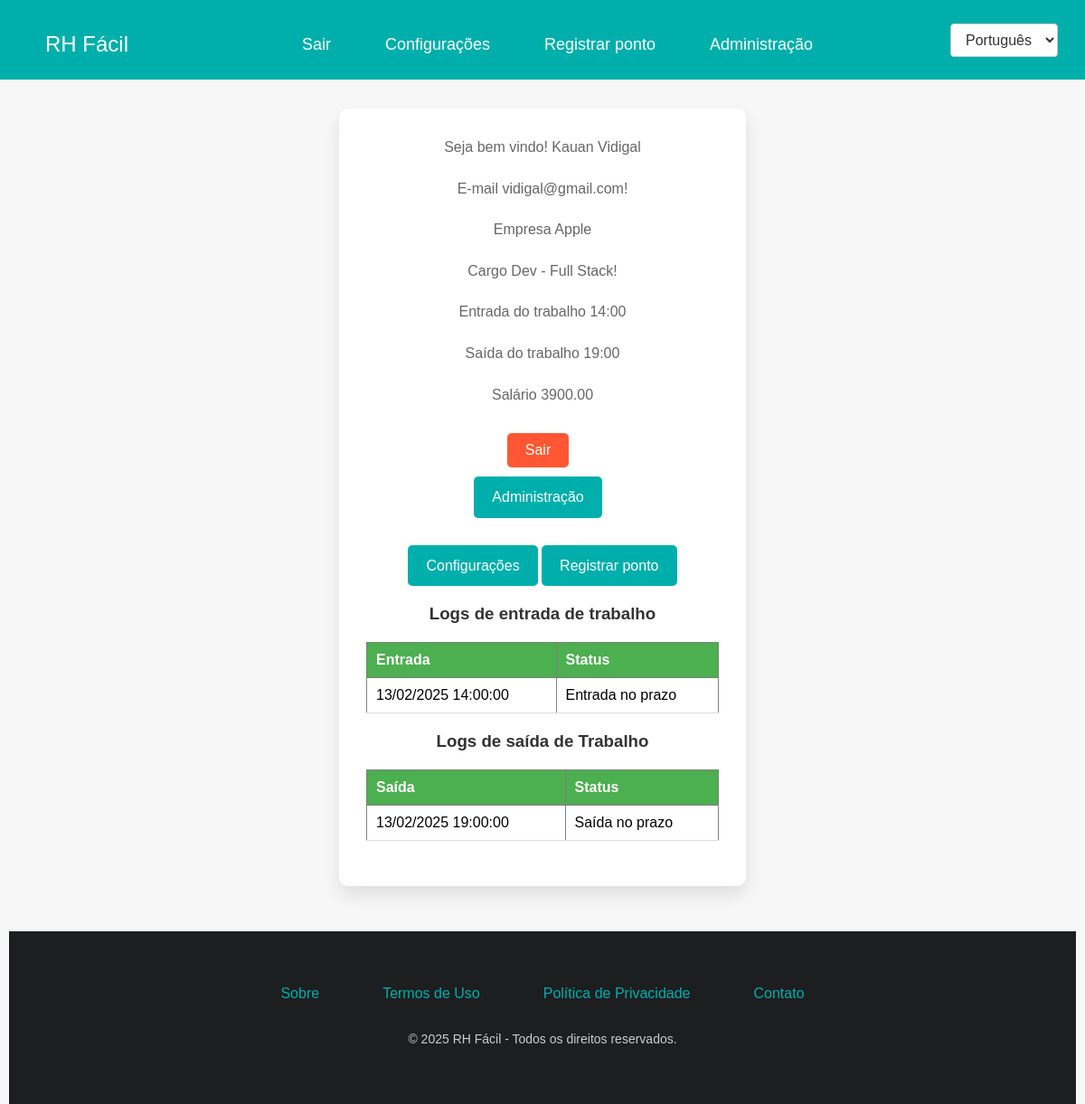
Screenshot of /index.php (signed in) with the database file from the repository.
### tables this page shows
CREATE TABLE `users`  (
  `id` int NOT NULL AUTO_INCREMENT,
  `username` varchar(50) NOT NULL,
  `email` varchar(100) NOT NULL,
  `password` varchar(255) NOT NULL,
  `cpf` varchar(14) NOT NULL,
  `rg` varchar(20) NOT NULL,
  `lang` varchar(50) NULL DEFAULT NULL,
  `role` varchar(50) NULL DEFAULT 'user',
  `business` varchar(100) NULL DEFAULT NULL,
  `is_an_admin` tinyint(1) NULL DEFAULT 0,
  `salary` decimal(10, 2) NULL DEFAULT NULL,
  `period` varchar(50) NULL DEFAULT NULL,
  `work_entry` time NULL DEFAULT NULL,
  `work_exit` time NULL DEFAULT NULL,
  `approved_account` tinyint(1) NULL DEFAULT 0,
  `created_at` timestamp NULL DEFAULT CURRENT_TIMESTAMP,
  PRIMARY KEY (`id`) USING BTREE,
  UNIQUE INDEX `email`(`email` ASC) USING BTREE,
  UNIQUE INDEX `cpf`(`cpf` ASC) USING BTREE,
  UNIQUE INDEX `rg`(`rg` ASC) USING BTREE
);

CREATE TABLE `confirm_point_entry`  (
  `id` int NOT NULL AUTO_INCREMENT,
  `user_id` int NOT NULL,
  `username` varchar(50) NOT NULL,
  `email` varchar(100) NOT NULL,
  `password` varchar(255) NOT NULL,
  `cpf` varchar(14) NOT NULL,
  `rg` varchar(20) NOT NULL,
  `lang` varchar(50) NULL DEFAULT NULL,
  `role` varchar(50) NULL DEFAULT 'user',
  `business` varchar(100) NULL DEFAULT NULL,
  `is_an_admin` tinyint(1) NULL DEFAULT 0,
  `salary` decimal(10, 2) NULL DEFAULT NULL,
  `period` varchar(50) NULL DEFAULT NULL,
  `work_entry` datetime NULL DEFAULT NULL,
  `status` varchar(100) NULL DEFAULT NULL,
  PRIMARY KEY (`id`) USING BTREE,
  INDEX `user_id`(`user_id` ASC) USING BTREE,
  CONSTRAINT `confirm_point_entry_code` FOREIGN KEY (`user_id`) REFERENCES `users` (`id`) ON DELETE RESTRICT ON UPDATE RESTRICT
);

CREATE TABLE `confirm_point_exit`  (
  `id` int NOT NULL AUTO_INCREMENT,
  `user_id` int NOT NULL,
  `username` varchar(50) NOT NULL,
  `email` varchar(100) NOT NULL,
  `password` varchar(255) NOT NULL,
  `cpf` varchar(14) NOT NULL,
  `rg` varchar(20) NOT NULL,
  `lang` varchar(50) NULL DEFAULT NULL,
  `role` varchar(50) NULL DEFAULT 'user',
  `business` varchar(100) NULL DEFAULT NULL,
  `is_an_admin` tinyint(1) NULL DEFAULT 0,
  `salary` decimal(10, 2) NULL DEFAULT NULL,
  `period` varchar(50) NULL DEFAULT NULL,
  `work_exit` datetime NULL DEFAULT NULL,
  `status` varchar(100) NULL DEFAULT NULL,
  PRIMARY KEY (`id`) USING BTREE,
  INDEX `user_id`(`user_id` ASC) USING BTREE,
  CONSTRAINT `confirm_point_exit_code` FOREIGN KEY (`user_id`) REFERENCES `users` (`id`) ON DELETE RESTRICT ON UPDATE RESTRICT
);

### classes/Language.php (called while the page is built, shortened)
<?php
class Language
{
    private $translations = [];
    private $lang;
    public function __construct($lang = null)
    {
        $lang = $lang ?: (isset($_SESSION['lang']) ? $_SESSION['lang'] : $this->getDefaultLang());
        $this->lang = $lang;
    }
    private function getDefaultLang()
    {
        $config = json_decode(file_get_contents(__DIR__ . '/../data/config-global.json'), true);
        return isset($config['lang-default']) ? $config['lang-default'] : 'pt';
    }
    private function loadLanguageFile()
    {
        $filePath = __DIR__ . '/../data/lang/lang_' . $this->lang . '.json';
        if (file_exists($filePath)) {
            $this->translations = json_decode(file_get_contents($filePath), true);
        } else {
            $this->translations = json_decode(file_get_contents(__DIR__ . '/../data/lang/lang_pt.json'), true);
        }
    }
    public function get($key)
    {
        return isset($this->translations[$key]) ? $this->translations[$key] : $key;
    }
    public function getLang()
    {
        return $this->lang;
    }
}
?>

### classes/Session.php (called while the page is built, shortened)
<?php
class Session
{
    public function isLoggedIn()
    {
        return isset($_SESSION['user_id']);
    }
}
?>

### classes/User.php (called while the page is built, shortened)
<?php
require_once 'Database.php';
class User
{
    protected $db;
    public function __construct()
    {
        $this->db = new Database();
    }
    public function getUserData($userId)
    {
        $sql = "SELECT id, username, email, role, business, salary, cpf, rg, work_entry, work_exit, period
            FROM users
            WHERE id = :id";
        $stmt = $this->db->getConnection()->prepare($sql);
        $stmt->bindParam(':id', $userId);
        $stmt->execute();
        $userData = $stmt->fetch(PDO::FETCH_ASSOC);
        return $userData ? $userData : false;
    }
    public function getWorkLogsByUserEntry($userId)
    {
        $sql = "SELECT work_entry, status FROM confirm_point_entry WHERE user_id = :user_id ORDER BY work_entry DESC";
        $stmt = $this->db->getConnection()->prepare($sql);
        $stmt->bindParam(':user_id', $userId);
        $stmt->execute();
        $logsEntry = $stmt->fetchAll(PDO::FETCH_ASSOC);
        return $logsEntry ? $logsEntry : [];
    }
    public function getWorkLogsByUserExit($userId)
    {
        $sql = "SELECT work_exit, status FROM confirm_point_exit WHERE user_id = :user_id ORDER BY work_exit DESC";
        $stmt = $this->db->getConnection()->prepare($sql);
        $stmt->bindParam(':user_id', $userId);
        $stmt->execute();
        $logsExit = $stmt->fetchAll(PDO::FETCH_ASSOC);
        return $logsExit ? $logsExit : [];
    }
    public function isAccountApprovedAccount($userId)
    {
        $checkSql = "SELECT approved_account FROM users WHERE id = :id";
        $checkStmt = $this->db->getConnection()->prepare($checkSql);
        $checkStmt->bindParam(':id', $userId);
        $checkStmt->execute();
        if ($checkStmt->rowCount() > 0) {
            $user = $checkStmt->fetch(PDO::FETCH_ASSOC);
            return $user['approved_account'] == 1;
        } else {
            return false;
        }
    }
}
?>

### classes/Database.php (called while the page is built)
<?php
class Database
{
    private $pdo;
    public function __construct()
    {
        global $pdo;
        $this->pdo = $pdo;
    }
    public function getConnection()
    {
        return $this->pdo;
    }
}
?>

### classes/UserAdmin.php (called while the page is built, shortened)
<?php
class UserAdmin extends User
{
    public function isAccountAnAdmin($userId)
    {
        $checkSql = "SELECT is_an_admin FROM users WHERE id = :id";
        $checkStmt = $this->db->getConnection()->prepare($checkSql);
        $checkStmt->bindParam(':id', $userId);
        $checkStmt->execute();
        if ($checkStmt->rowCount() > 0) {
            $user = $checkStmt->fetch(PDO::FETCH_ASSOC);
            return $user['is_an_admin'] == 1;
        } else {
            return false;
        }
    }
}

### me/home.php (the view, shortened to what this page needs)
<?php
$user = new User();
$userAdmin = new UserAdmin();
$userId = $_SESSION['user_id'];
if (!$user->isAccountApprovedAccount($userId)) {
    header("Location: verifyaccount.php");
}
$userData = $user->getUserData($userId);
$language = new Language();
$username = htmlspecialchars($userData['username']);
$email = htmlspecialchars($userData['email']);
$role = htmlspecialchars($userData['role']);
$business = htmlspecialchars($userData['business']);
$salary = htmlspecialchars($userData['salary']);
$logsEntry = $user->getWorkLogsByUserEntry($userId);
$logsExit = $user->getWorkLogsByUserExit($userId);
?>
<p><?= $language->get('welcome_message'); ?> <?php echo $username; ?></p>
<p><?= $language->get('page-input-email'); ?>   <?php echo $email; ?>!</p>
<p><?= $language->get('page-input-business'); ?> <?php echo $business; ?></p>
<p><?= $language->get('page-input-role'); ?>   <?php echo $role; ?>!</p>
<p><?= $language->get('page-input-work-entry'); ?> <?php echo date('H:i', strtotime($userData['work_entry'])); ?></p>
<p><?= $language->get('page-input-work-exit'); ?> <?php echo date('H:i', strtotime($userData['work_exit'])); ?></p>
<?php if ($salary): ?>
    <p><?= $language->get('page-input-salary'); ?> <?php echo $salary; ?></p>
<?php else: ?>
    <p style="color: black;"><?= $language->get('page-input-not-salary'); ?></p>
<?php endif; ?>
<a href="me/logout.php" class="btn-logout"
   style="display: inline-block; margin-right: 10px;"><?= $language->get('text-logout'); ?></a>
<p>
    <?php if ($userAdmin->isAccountAnAdmin($userId)): ?>
    <a href="me/panel.php" class="btn-action"
       style="display: inline-block; margin-right: 10px;"><?= $language->get('text-admin'); ?></a>
<p>
    <?php endif; ?>
    <a href="me/settings.php" class="btn-action"
       style="display: inline-block;"><?= $language->get('page-text-settings'); ?></a>
    <a href="me/workhistory.php" class="btn-action"
       style="display: inline-block;"><?= $language->get('page-text-workhistory'); ?></a>
</p>
<h3><?= $language->get('page-text-work-logs-entry'); ?></h3>
<table border="1" cellpadding="10" cellspacing="0">
    <thead>
    <tr>
        <th><?= $language->get('page-text-work-entry'); ?></th>
        <th><?= $language->get('page-text-status'); ?></th>
    </tr>
    </thead>
    <tbody>
    <?php if ($logsEntry): ?>
        <?php foreach ($logsEntry as $log): ?>
            <tr>
                <td><?= (new DateTime($log['work_entry']))->format('d/m/Y H:i:s'); ?></td>
                <td><?= htmlspecialchars($log['status']); ?></td>
            </tr>
        <?php endforeach; ?>
    <?php else: ?>
        <tr>
            <td colspan="2"><?= $language->get('page-text-not-logs-entry'); ?></td>
        </tr>
    <?php endif; ?>
    </tbody>
</table>
<h3><?= $language->get('page-text-work-logs-exit'); ?></h3>
<table border="1" cellpadding="10" cellspacing="0">
    <thead>
    <tr>
        <th><?= $language->get('page-text-work-exit'); ?></th>
        <th><?= $language->get('page-text-status'); ?></th>
    </tr>
    </thead>
    <tbody>
    <?php if ($logsExit): ?>
        <?php foreach ($logsExit as $log): ?>
            <tr>
                <td><?= (new DateTime($log['work_exit']))->format('d/m/Y H:i:s'); ?></td>
                <td><?= htmlspecialchars($log['status']); ?></td>
            </tr>
        <?php endforeach; ?>
    <?php else: ?>
        <tr>
            <td colspan="2"><?= $language->get('page-text-not-logs-exit'); ?></td>
        </tr>
    <?php endif; ?>
    </tbody>
</table>

### me/header.php (shortened to what this page needs)
<?php
$language = new Language();
$lang = $language->getLang();
$session = new Session();
$userAdmin = new UserAdmin();
$userId = $_SESSION['user_id'];
?>
<header>
    <div class="logo">
        <a href="index.php"><?= $language->get('website-name'); ?></a>
    </div>
    <nav>
        <ul>
            <?php if ($session->isLoggedIn()): ?>
                <li><a href="logout.php"><?= $language->get('logout'); ?></a></li>
                <li><a href="me/settings.php"><?= $language->get('page-text-settings'); ?></a></li>
                <li><a href="me/workhistory.php"><?= $language->get('page-text-workhistory'); ?></a></li>
                <?php if ($userAdmin->isAccountAnAdmin($userId)): ?>
                    <li><a href="me/panel.php"><?= $language->get('text-admin'); ?></a></li>
                <?php endif; ?>
            <?php else: ?>
                <li><a href="login.php"><?= $language->get('login'); ?></a></li>
                <li><a href="index.php"><?= $language->get('home'); ?></a></li>
                <li><a href="register.php"><?= $language->get('register'); ?></a></li>
            <?php endif; ?>
        </ul>
    </nav>
    <div class="language-switcher">
        <form action="" method="GET">
            <select name="lang" id="language-select" onchange="this.form.submit()">
                <option value="pt" <?= $lang == 'pt' ? 'selected' : ''; ?>>
                    <?= $language->get('nav-language')['pt']; ?>
                </option>
            </select>
        </form>
    </div>
</header>
</body>
</html>

### index.php (shortened to what this page needs)
<?php
require_once 'classes/Session.php';
require_once 'classes/User.php';
require_once 'classes/Language.php';
require_once 'classes/UserAdmin.php';
include 'me/header.php';
$session = new Session();
$language = new Language();
$lang = $language->getLang();
?>
<!DOCTYPE html>
<html lang="<?= $lang == 'pt' ? 'pt-br' : 'en' ?>">
<head>
    <link rel="stylesheet" href="styles/footer.css">
    <link rel="stylesheet" href="styles/header.css">
    <link rel="stylesheet" href="styles/index.css">
</head>
<body>
<div class="container">
    <?php if ($session->isLoggedIn()): ?>
        <?php include 'me/home.php'; ?>
    <?php endif; ?>
</div>
<?php include 'me/footer.php'; ?>
</body>
</html>

### me/footer.php
<?php
$language = new Language();
?>
<footer>
    <div class="footer-container">
        <ul>
            <li><a href="<?= $language->get('footer-about-link'); ?>"><?= $language->get('footer-about-text'); ?></a>
            </li>
            <li>
                <a href="<?= $language->get('footer-contact-link'); ?>"><?= $language->get('footer-terms-of-use-text'); ?></a>
            </li>
            <li>
                <a href="<?= $language->get('footer-privacy-policy-link'); ?>"><?= $language->get('footer-privacy-policy-text'); ?></a>
            </li>
            <li>
                <a href="<?= $language->get('footer-contact-link'); ?>"><?= $language->get('footer-contact-text'); ?></a>
            </li>
        </ul>
        <p>&copy; <?php echo date('Y'); ?> <?= $language->get('website-name'); ?>
            - <?= $language->get('footer-text'); ?></p>
    </div>
</footer>
</body>
</html>

### styles/footer.css (style rules this page uses)
footer { background-color: #1C1E20; color: #fff; padding: 40px 20px; text-align: center; width: 100%; margin: 0; position: relative; }
.footer-container { max-width: 1200px; margin: 0 auto; padding: 0 20px; }
.footer-container ul { list-style: none; padding: 0; margin: 0; display: flex; justify-content: center; margin-bottom: 20px; }
.footer-container ul li { margin: 0 15px; }
.footer-container ul li a { text-decoration: none; color: #00AFAB; font-size: 16px; }
.footer-container p { font-size: 14px; color: #ccc; }

### styles/header.css (style rules this page uses)
header { display: flex; justify-content: space-between; align-items: center; background-color: #00AFAB; color: #fff; padding: 15px 30px; position: fixed; width: 100%; top: 0; z-index: 100; }
.logo a { font-size: 24px; text-decoration: none; color: #fff; }
nav ul { list-style: none; display: flex; margin: 0; }
nav ul li { margin-left: 20px; }
nav ul li a { color: #fff; text-decoration: none; font-size: 18px; }
.language-switcher select { background-color: #fff; color: #333; border: 1px solid #ccc; padding: 8px 12px; border-radius: 4px; font-size: 16px; font-family: Arial, sans-serif; cursor: pointer; outline: none; transition: border-color 0.3s; }
.language-switcher select option { background-color: #fff; color: #333; padding: 8px; }
.language-switcher form { display: inline-block; }

### styles/index.css (style rules this page uses)
* { margin: 0; padding: 0; box-sizing: border-box; }
body { font-family: Arial, sans-serif; background-color: #f7f7f7; display: flex; flex-direction: column; justify-content: space-between; align-items: center; min-height: 100vh; padding: 0 10px; }
.container { margin-top: 120px; margin-bottom: 50px; background-color: #fff; color: #333; padding: 30px; border-radius: 10px; box-shadow: 0 10px 20px rgba(0, 0, 0, 0.1); max-width: 450px; width: 100%; text-align: center; transition: all 0.3s ease; flex: 1; }
p { font-size: 16px; margin-bottom: 20px; line-height: 1.6; color: #666; }
a { color: #fff; text-decoration: none; font-size: 16px; padding: 10px 20px; margin-top: 10px; border-radius: 5px; display: inline-block; transition: background-color 0.3s ease; }
.btn-action { background-color: #00AFAB; border: none; }
.btn-logout { background-color: #FF5733; }
table { width: 100%; margin: 20px auto; border-collapse: collapse; font-family: Arial, sans-serif; }
th { background-color: #4CAF50; color: white; text-align: left; padding: 10px; }
td { padding: 10px; text-align: left; border-bottom: 1px solid #ddd; }

### rows the page displays
users: username "Kauan Vidigal", email "vidigal@gmail.com", business "Apple", role "Dev - Full Stack", work_entry "14:00", work_exit "19:00", salary "3900.00"
confirm_point_entry: work_entry "13/02/2025 14:00:00", status "Entrada no prazo"
confirm_point_exit: work_exit "13/02/2025 19:00:00", status "Saída no prazo"

### other values shown
$language->get('website-name') "RH Fácil"
$language->get('logout') "Sair"
$language->get('page-text-settings') "Configurações"
$language->get('page-text-workhistory') "Registrar ponto"
$language->get('text-admin') "Administração"
$language->get('welcome_message') "Seja bem vindo!"
$language->get('page-input-email') "E-mail"
$language->get('page-input-business') "Empresa"
$language->get('page-input-role') "Cargo"
$language->get('page-input-work-entry') "Entrada do trabalho"
$language->get('page-input-work-exit') "Saída do trabalho"
$language->get('page-input-salary') "Salário"
$language->get('text-logout') "Sair"
$language->get('page-text-work-logs-entry') "Logs de entrada de trabalho"
$language->get('page-text-work-entry') "Entrada"
